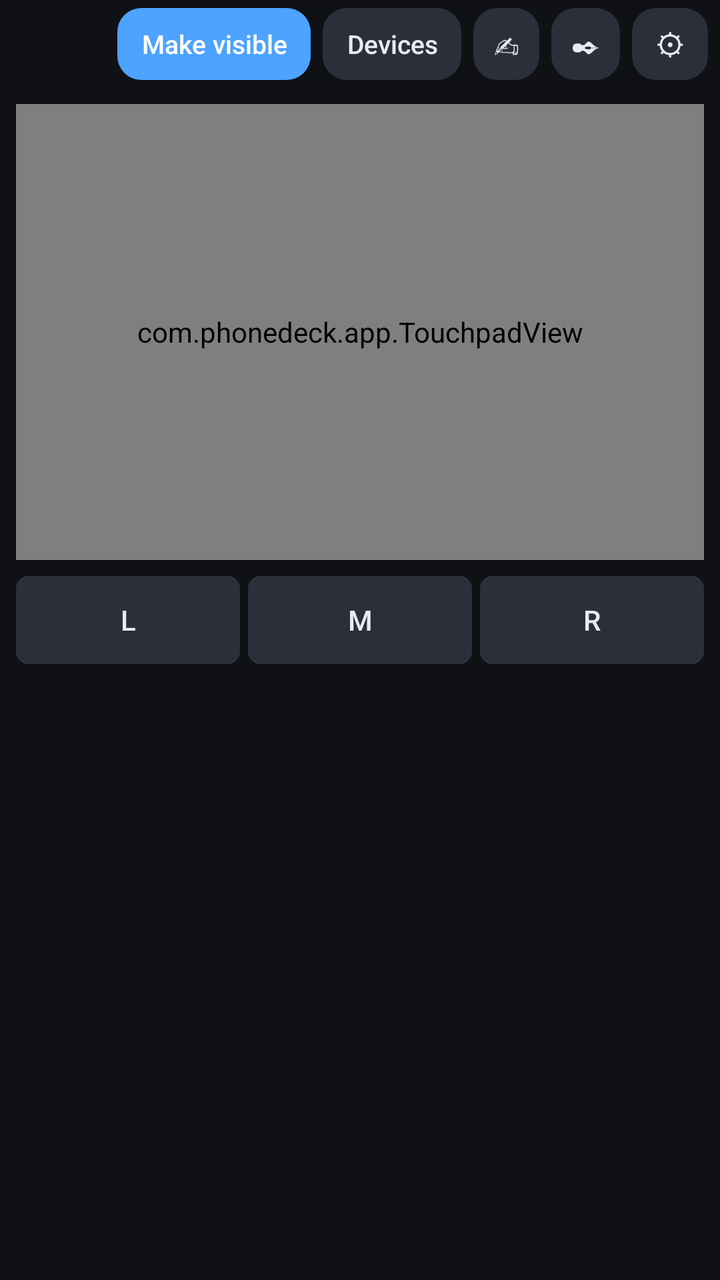
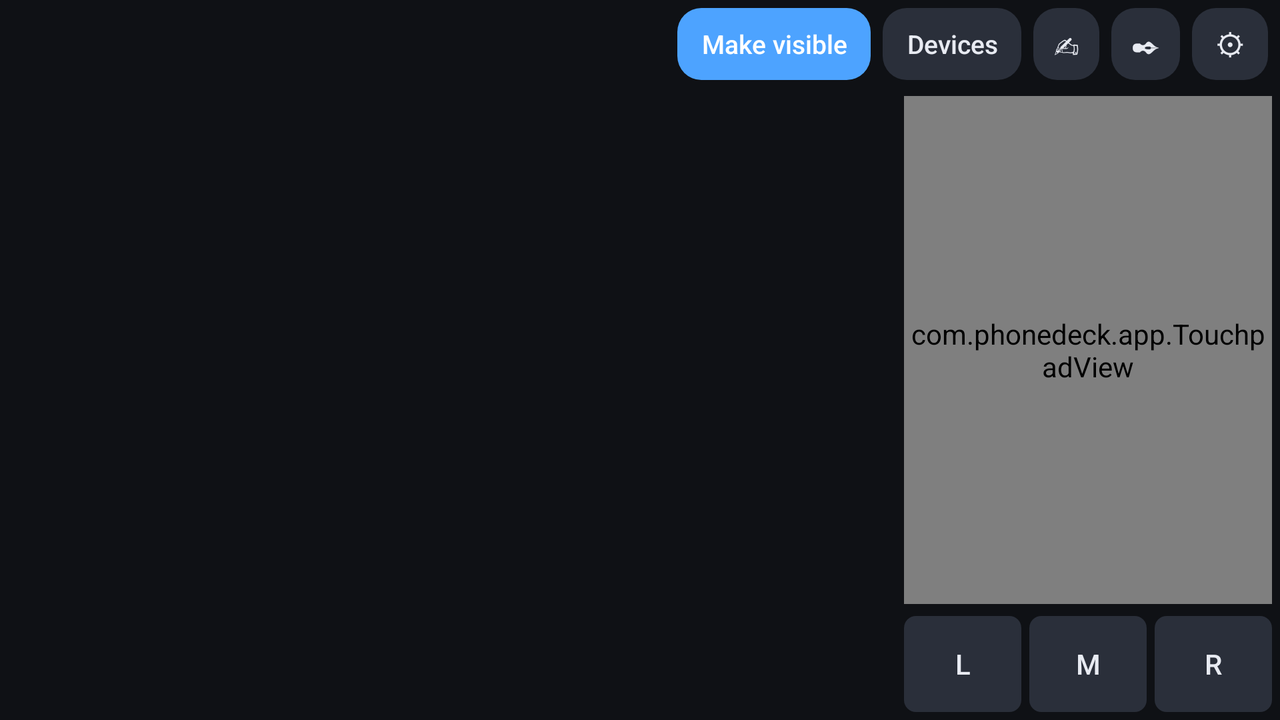

First picture: res/layout/ on a phone held upright. Second picture: the repository's own variant of that layout, on a device whose configuration matches the variant's folder. Source for both follows.
<!-- AndroidManifest.xml: application theme Theme.PhoneDeck -->
<!-- res/layout/activity_bt.xml -->
<?xml version="1.0" encoding="utf-8"?>
<LinearLayout xmlns:android="http://schemas.android.com/apk/res/android"
    android:id="@+id/root"
    android:layout_width="match_parent"
    android:layout_height="match_parent"
    android:background="@color/bg"
    android:orientation="vertical">

    <LinearLayout
        android:layout_width="match_parent"
        android:layout_height="44dp"
        android:gravity="center_vertical"
        android:orientation="horizontal"
        android:paddingStart="10dp"
        android:paddingEnd="6dp">

        <TextView
            android:id="@+id/status"
            android:layout_width="0dp"
            android:layout_height="wrap_content"
            android:layout_weight="1"
            android:maxLines="2"
            android:textColor="@color/dim"
            android:textSize="12sp" />

        <Button
            android:id="@+id/visible"
            android:layout_width="wrap_content"
            android:layout_height="36dp"
            android:layout_marginStart="6dp"
            android:background="@drawable/bg_btn_pri"
            android:minWidth="0dp"
            android:paddingStart="12dp"
            android:paddingEnd="12dp"
            android:stateListAnimator="@null"
            android:text="Make visible"
            android:textAllCaps="false"
            android:textColor="#FFFFFFFF"
            android:textSize="13sp" />

        <Button
            android:id="@+id/devices"
            android:layout_width="wrap_content"
            android:layout_height="36dp"
            android:layout_marginStart="6dp"
            android:background="@drawable/bg_btn"
            android:minWidth="0dp"
            android:paddingStart="12dp"
            android:paddingEnd="12dp"
            android:stateListAnimator="@null"
            android:text="Devices"
            android:textAllCaps="false"
            android:textColor="@color/txt"
            android:textSize="13sp" />

        <Button
            android:id="@+id/typeBtn"
            android:layout_width="wrap_content"
            android:layout_height="36dp"
            android:layout_marginStart="6dp"
            android:background="@drawable/bg_btn"
            android:minWidth="0dp"
            android:paddingStart="10dp"
            android:paddingEnd="10dp"
            android:stateListAnimator="@null"
            android:text="✍"
            android:textAllCaps="false"
            android:textColor="@color/txt"
            android:textSize="14sp" />

        <Button
            android:id="@+id/penBtn"
            android:layout_width="wrap_content"
            android:layout_height="36dp"
            android:layout_marginStart="6dp"
            android:background="@drawable/bg_btn"
            android:minWidth="0dp"
            android:paddingStart="10dp"
            android:paddingEnd="10dp"
            android:stateListAnimator="@null"
            android:text="✒"
            android:textAllCaps="false"
            android:textColor="@color/txt"
            android:textSize="14sp" />

        <Button
            android:id="@+id/settings"
            android:layout_width="wrap_content"
            android:layout_height="36dp"
            android:layout_marginStart="6dp"
            android:background="@drawable/bg_btn"
            android:minWidth="0dp"
            android:paddingStart="12dp"
            android:paddingEnd="12dp"
            android:stateListAnimator="@null"
            android:text="⚙"
            android:textColor="@color/txt"
            android:textSize="15sp" />
    </LinearLayout>

    <LinearLayout
        android:id="@+id/mainArea"
        android:layout_width="match_parent"
        android:layout_height="0dp"
        android:layout_weight="1"
        android:orientation="vertical">

    <com.phonedeck.app.TouchpadView
        android:id="@+id/pad"
        android:layout_width="match_parent"
        android:layout_height="0dp"
        android:layout_margin="8dp"
        android:layout_weight="3"
        android:background="@drawable/bg_edit" />

    <LinearLayout
        android:id="@+id/mouseBtns"
        android:layout_width="match_parent"
        android:layout_height="44dp"
        android:layout_marginStart="8dp"
        android:layout_marginEnd="8dp"
        android:orientation="horizontal">

            <Button
                android:id="@+id/btnL"
                android:layout_width="0dp"
                android:layout_height="match_parent"
                android:layout_marginEnd="4dp"
                android:layout_weight="1"
                android:background="@drawable/bg_key"
                android:stateListAnimator="@null"
                android:text="L"
                android:textColor="@color/txt" />

            <Button
                android:id="@+id/btnM"
                android:layout_width="0dp"
                android:layout_height="match_parent"
                android:layout_marginEnd="4dp"
                android:layout_weight="1"
                android:background="@drawable/bg_key"
                android:stateListAnimator="@null"
                android:text="M"
                android:textColor="@color/txt" />

            <Button
                android:id="@+id/btnR"
                android:layout_width="0dp"
                android:layout_height="match_parent"
                android:layout_weight="1"
                android:background="@drawable/bg_key"
                android:stateListAnimator="@null"
                android:text="R"
                android:textColor="@color/txt" />
    </LinearLayout>

    <LinearLayout
        android:id="@+id/keyboard"
        android:layout_width="match_parent"
        android:layout_height="0dp"
        android:layout_marginTop="4dp"
        android:layout_weight="4"
        android:orientation="vertical"
        android:padding="4dp" />
    </LinearLayout>

    <LinearLayout
        android:id="@+id/typeLayer"
        android:layout_width="match_parent"
        android:layout_height="0dp"
        android:layout_weight="1"
        android:orientation="vertical"
        android:visibility="gone">

        <LinearLayout
            android:layout_width="match_parent"
            android:layout_height="40dp"
            android:gravity="center_vertical"
            android:orientation="horizontal"
            android:paddingStart="4dp"
            android:paddingEnd="8dp">

        <Button
            android:id="@+id/tAdj"
            android:layout_width="wrap_content"
            android:layout_height="34dp"
            android:layout_marginStart="6dp"
            android:background="@drawable/bg_btn"
            android:minWidth="0dp"
            android:paddingStart="12dp"
            android:paddingEnd="12dp"
            android:stateListAnimator="@null"
            android:text="Adjust"
            android:textAllCaps="false"
            android:textColor="@color/txt"
            android:textSize="13sp" />

        <Button
            android:id="@+id/tSplit"
            android:layout_width="wrap_content"
            android:layout_height="34dp"
            android:layout_marginStart="6dp"
            android:background="@drawable/bg_btn"
            android:minWidth="0dp"
            android:paddingStart="12dp"
            android:paddingEnd="12dp"
            android:stateListAnimator="@null"
            android:text="Split"
            android:textAllCaps="false"
            android:textColor="@color/txt"
            android:textSize="13sp" />

        <Button
            android:id="@+id/tMarks"
            android:layout_width="wrap_content"
            android:layout_height="34dp"
            android:layout_marginStart="6dp"
            android:background="@drawable/bg_btn"
            android:minWidth="0dp"
            android:paddingStart="12dp"
            android:paddingEnd="12dp"
            android:stateListAnimator="@null"
            android:text="F·J marks"
            android:textAllCaps="false"
            android:textColor="@color/txt"
            android:textSize="13sp" />

        <Button
            android:id="@+id/tReset"
            android:layout_width="wrap_content"
            android:layout_height="34dp"
            android:layout_marginStart="6dp"
            android:background="@drawable/bg_btn"
            android:minWidth="0dp"
            android:paddingStart="12dp"
            android:paddingEnd="12dp"
            android:stateListAnimator="@null"
            android:text="Reset"
            android:textAllCaps="false"
            android:textColor="@color/txt"
            android:textSize="13sp" />

        </LinearLayout>

        <FrameLayout
            android:id="@+id/typeStage"
            android:layout_width="match_parent"
            android:layout_height="0dp"
            android:layout_weight="1" />
    </LinearLayout>
</LinearLayout>
<!-- resources referenced by this layout -->
<resources>
  <color name="bg">#FF0F1115</color>
  <color name="dim">#FF8B93A5</color>
  <color name="txt">#FFE8EBF2</color>
  <!-- drawable bg_btn (drawable) -->
  <?xml version="1.0" encoding="utf-8"?>
  <shape xmlns:android="http://schemas.android.com/apk/res/android">
      <solid android:color="@color/key" />
      <corners android:radius="12dp" />
  </shape>
  <!-- drawable bg_btn_pri (drawable) -->
  <?xml version="1.0" encoding="utf-8"?>
  <shape xmlns:android="http://schemas.android.com/apk/res/android">
      <solid android:color="@color/acc" />
      <corners android:radius="12dp" />
  </shape>
  <!-- drawable bg_edit (drawable) -->
  <?xml version="1.0" encoding="utf-8"?>
  <shape xmlns:android="http://schemas.android.com/apk/res/android">
      <solid android:color="@color/panel" />
      <stroke android:width="1dp" android:color="@color/key2" />
      <corners android:radius="12dp" />
  </shape>
  <!-- drawable bg_key (drawable) -->
  <?xml version="1.0" encoding="utf-8"?>
  <selector xmlns:android="http://schemas.android.com/apk/res/android">
      <item android:state_pressed="true">
          <shape android:shape="rectangle">
              <solid android:color="@color/acc" />
              <corners android:radius="6dp" />
          </shape>
      </item>
      <item android:state_selected="true">
          <shape android:shape="rectangle">
              <solid android:color="@color/acc" />
              <corners android:radius="6dp" />
          </shape>
      </item>
      <item>
          <shape android:shape="rectangle">
              <solid android:color="@color/key" />
              <corners android:radius="6dp" />
          </shape>
      </item>
  </selector>
  <style name="Theme.PhoneDeck" parent="android:Theme.Material.NoActionBar">
          <item name="android:windowBackground">@color/bg</item>
          <item name="android:statusBarColor">@android:color/transparent</item>
          <item name="android:navigationBarColor">@android:color/transparent</item>
          <item name="android:windowLayoutInDisplayCutoutMode">shortEdges</item>
          <item name="android:colorAccent">@color/acc</item>
          <item name="android:textColorPrimary">@color/txt</item>
      </style>
  <color name="key">#FF2A2F3A</color>
  <color name="acc">#FF4DA3FF</color>
  <color name="panel">#FF181B22</color>
  <color name="key2">#FF3A4150</color>
</resources>
<!-- res/layout-land/activity_bt.xml (the repository's variant of the layout above) -->
<!-- drawn on the phone turned sideways -->
<?xml version="1.0" encoding="utf-8"?>
<LinearLayout xmlns:android="http://schemas.android.com/apk/res/android"
    android:id="@+id/root"
    android:layout_width="match_parent"
    android:layout_height="match_parent"
    android:background="@color/bg"
    android:orientation="vertical">

    <LinearLayout
        android:layout_width="match_parent"
        android:layout_height="44dp"
        android:gravity="center_vertical"
        android:orientation="horizontal"
        android:paddingStart="10dp"
        android:paddingEnd="6dp">

        <TextView
            android:id="@+id/status"
            android:layout_width="0dp"
            android:layout_height="wrap_content"
            android:layout_weight="1"
            android:maxLines="2"
            android:textColor="@color/dim"
            android:textSize="12sp" />

        <Button
            android:id="@+id/visible"
            android:layout_width="wrap_content"
            android:layout_height="36dp"
            android:layout_marginStart="6dp"
            android:background="@drawable/bg_btn_pri"
            android:minWidth="0dp"
            android:paddingStart="12dp"
            android:paddingEnd="12dp"
            android:stateListAnimator="@null"
            android:text="Make visible"
            android:textAllCaps="false"
            android:textColor="#FFFFFFFF"
            android:textSize="13sp" />

        <Button
            android:id="@+id/devices"
            android:layout_width="wrap_content"
            android:layout_height="36dp"
            android:layout_marginStart="6dp"
            android:background="@drawable/bg_btn"
            android:minWidth="0dp"
            android:paddingStart="12dp"
            android:paddingEnd="12dp"
            android:stateListAnimator="@null"
            android:text="Devices"
            android:textAllCaps="false"
            android:textColor="@color/txt"
            android:textSize="13sp" />

        <Button
            android:id="@+id/typeBtn"
            android:layout_width="wrap_content"
            android:layout_height="36dp"
            android:layout_marginStart="6dp"
            android:background="@drawable/bg_btn"
            android:minWidth="0dp"
            android:paddingStart="10dp"
            android:paddingEnd="10dp"
            android:stateListAnimator="@null"
            android:text="✍"
            android:textAllCaps="false"
            android:textColor="@color/txt"
            android:textSize="14sp" />

        <Button
            android:id="@+id/penBtn"
            android:layout_width="wrap_content"
            android:layout_height="36dp"
            android:layout_marginStart="6dp"
            android:background="@drawable/bg_btn"
            android:minWidth="0dp"
            android:paddingStart="10dp"
            android:paddingEnd="10dp"
            android:stateListAnimator="@null"
            android:text="✒"
            android:textAllCaps="false"
            android:textColor="@color/txt"
            android:textSize="14sp" />

        <Button
            android:id="@+id/settings"
            android:layout_width="wrap_content"
            android:layout_height="36dp"
            android:layout_marginStart="6dp"
            android:background="@drawable/bg_btn"
            android:minWidth="0dp"
            android:paddingStart="12dp"
            android:paddingEnd="12dp"
            android:stateListAnimator="@null"
            android:text="⚙"
            android:textColor="@color/txt"
            android:textSize="15sp" />
    </LinearLayout>

    <LinearLayout
        android:id="@+id/mainArea"
        android:layout_width="match_parent"
        android:layout_height="0dp"
        android:layout_weight="1"
        android:orientation="horizontal">

        <LinearLayout
            android:id="@+id/keyboard"
            android:layout_width="0dp"
            android:layout_height="match_parent"
            android:layout_weight="7"
            android:orientation="vertical"
            android:padding="4dp" />

        <LinearLayout
            android:layout_width="0dp"
            android:layout_height="match_parent"
            android:layout_weight="3"
            android:orientation="vertical"
            android:padding="4dp">

            <com.phonedeck.app.TouchpadView
                android:id="@+id/pad"
                android:layout_width="match_parent"
                android:layout_height="0dp"
                android:layout_marginBottom="6dp"
                android:layout_weight="1"
                android:background="@drawable/bg_edit" />

            <LinearLayout
        android:id="@+id/mouseBtns"
                android:layout_width="match_parent"
                android:layout_height="48dp"
                android:orientation="horizontal">

            <Button
                android:id="@+id/btnL"
                android:layout_width="0dp"
                android:layout_height="match_parent"
                android:layout_marginEnd="4dp"
                android:layout_weight="1"
                android:background="@drawable/bg_key"
                android:stateListAnimator="@null"
                android:text="L"
                android:textColor="@color/txt" />

            <Button
                android:id="@+id/btnM"
                android:layout_width="0dp"
                android:layout_height="match_parent"
                android:layout_marginEnd="4dp"
                android:layout_weight="1"
                android:background="@drawable/bg_key"
                android:stateListAnimator="@null"
                android:text="M"
                android:textColor="@color/txt" />

            <Button
                android:id="@+id/btnR"
                android:layout_width="0dp"
                android:layout_height="match_parent"
                android:layout_weight="1"
                android:background="@drawable/bg_key"
                android:stateListAnimator="@null"
                android:text="R"
                android:textColor="@color/txt" />
            </LinearLayout>
        </LinearLayout>
    </LinearLayout>

    <LinearLayout
        android:id="@+id/typeLayer"
        android:layout_width="match_parent"
        android:layout_height="0dp"
        android:layout_weight="1"
        android:orientation="vertical"
        android:visibility="gone">

        <LinearLayout
            android:layout_width="match_parent"
            android:layout_height="40dp"
            android:gravity="center_vertical"
            android:orientation="horizontal"
            android:paddingStart="4dp"
            android:paddingEnd="8dp">

        <Button
            android:id="@+id/tAdj"
            android:layout_width="wrap_content"
            android:layout_height="34dp"
            android:layout_marginStart="6dp"
            android:background="@drawable/bg_btn"
            android:minWidth="0dp"
            android:paddingStart="12dp"
            android:paddingEnd="12dp"
            android:stateListAnimator="@null"
            android:text="Adjust"
            android:textAllCaps="false"
            android:textColor="@color/txt"
            android:textSize="13sp" />

        <Button
            android:id="@+id/tSplit"
            android:layout_width="wrap_content"
            android:layout_height="34dp"
            android:layout_marginStart="6dp"
            android:background="@drawable/bg_btn"
            android:minWidth="0dp"
            android:paddingStart="12dp"
            android:paddingEnd="12dp"
            android:stateListAnimator="@null"
            android:text="Split"
            android:textAllCaps="false"
            android:textColor="@color/txt"
            android:textSize="13sp" />

        <Button
            android:id="@+id/tMarks"
            android:layout_width="wrap_content"
            android:layout_height="34dp"
            android:layout_marginStart="6dp"
            android:background="@drawable/bg_btn"
            android:minWidth="0dp"
            android:paddingStart="12dp"
            android:paddingEnd="12dp"
            android:stateListAnimator="@null"
            android:text="F·J marks"
            android:textAllCaps="false"
            android:textColor="@color/txt"
            android:textSize="13sp" />

        <Button
            android:id="@+id/tReset"
            android:layout_width="wrap_content"
            android:layout_height="34dp"
            android:layout_marginStart="6dp"
            android:background="@drawable/bg_btn"
            android:minWidth="0dp"
            android:paddingStart="12dp"
            android:paddingEnd="12dp"
            android:stateListAnimator="@null"
            android:text="Reset"
            android:textAllCaps="false"
            android:textColor="@color/txt"
            android:textSize="13sp" />

        </LinearLayout>

        <FrameLayout
            android:id="@+id/typeStage"
            android:layout_width="match_parent"
            android:layout_height="0dp"
            android:layout_weight="1" />
    </LinearLayout>
</LinearLayout>
